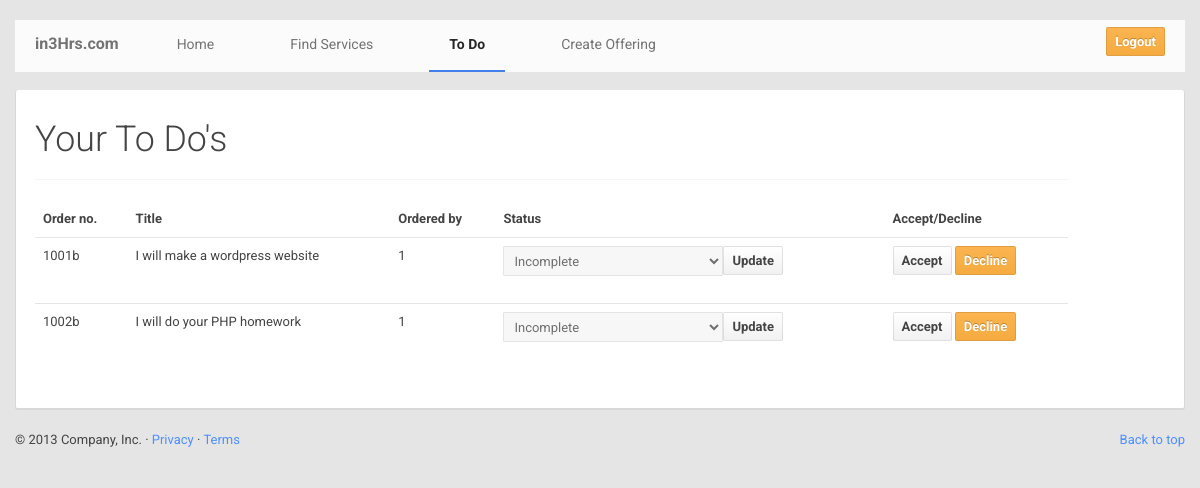
Before: /public/orders/index.php (signed in) with the older database file.
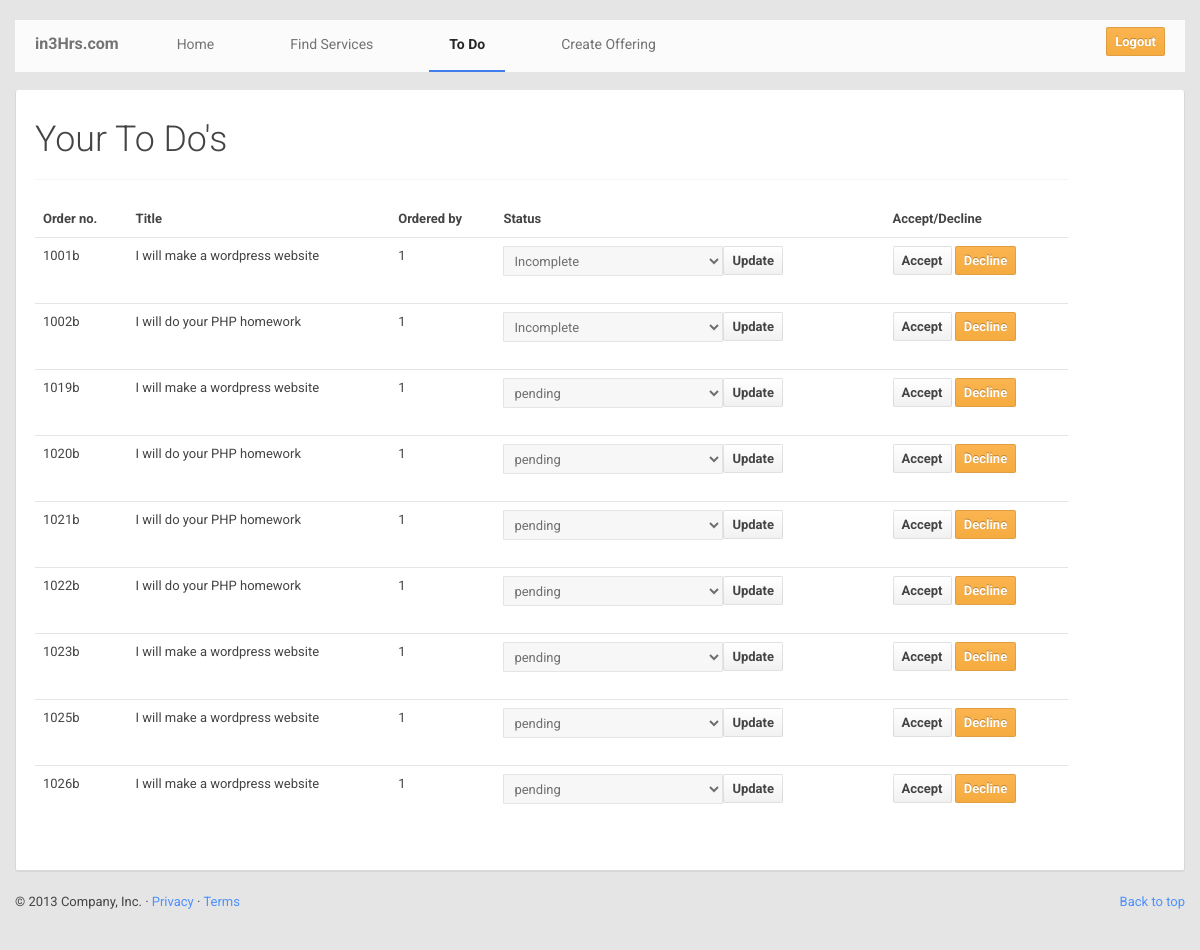
After: the same page with the newer database file.
### tables this page shows
CREATE TABLE IF NOT EXISTS `offering` (
  `offer_id` int(15) NOT NULL AUTO_INCREMENT,
  `user_id` int(20) NOT NULL,
  `title` varchar(100) NOT NULL,
  `description` text NOT NULL,
  `picture` text NOT NULL,
  `date` datetime NOT NULL,
  `instruction` text,
  PRIMARY KEY (`offer_id`)
);

CREATE TABLE IF NOT EXISTS `orders` (
  `order_id` int(20) NOT NULL AUTO_INCREMENT,
  `offer_id` int(20) NOT NULL,
  `user_id` int(20) NOT NULL,
  `order_no` varchar(20) NOT NULL,
  `details` text NOT NULL,
  `status` varchar(50) NOT NULL,
  `accept_order` int(2) NOT NULL,
  PRIMARY KEY (`order_id`)
);

### public/orders/index.php (called while the page is built, shortened)
<?php
include_once $_SERVER['DOCUMENT_ROOT'] . '/student-job-board/public/models/orders.php';
include 'orderlist.html.php';
exit();
?>

### public/models/orders.php (called while the page is built, shortened)
<?php
	class orders{
   	public function get_orders_by_user($userid)
	{
				$con=create_connection();
				$list=mysqli_query($con,"SELECT * FROM orders  INNER JOIN offering ON orders.offer_id=offering.offer_id &&  offering.user_id='$userid' ")or die(mysqli_error($con));
	            $rowcount=mysqli_num_rows($list);
	            $result=mysqli_fetch_array($list);
                for($row=0;$row<$rowcount;$row++)
                {
                    $data[$row][0]=$result['picture'];
                    $data[$row][1]=$result['title'];
                    $data[$row][2]=$result['status'];
                    $data[$row][3]=$result['offer_id'];
                    $data[$row][4]=$result['details'];
                    $data[$row][5]=$result['order_id'];
                   	$data[$row][6]=$result['user_id'];
                   	$data[$row][7]=$result['accept_order'];
                   $result=mysqli_fetch_array($list);
                }
                return($data);
   	}
}
?>

### public/orders/orderlist.html.php (the view, shortened to what this page needs)
<?php
$orderToYou= new orders();
$orderslist=$orderToYou->get_orders_by_user($_SESSION['userid']);
$Order_length=count($orderslist);
?>
<!DOCTYPE html>
<html lang="en">
  <head>
      <link rel="stylesheet" href="css/font-awesome.min.css">
      <link href="../css/bootplus.css" rel="stylesheet">
      <link href="../css/bootplus-responsive.css" rel="stylesheet">
      <link href="../css/custom.css" rel="stylesheet">
  </head>
  <body>
   <?php include '../includes/header.inc.php'; ?>
   <div class="container movedown">
   <div class="row-fluid">
   <div class="span12 well">
   <div class="span11">
   <h1>Your To Do's</h1>
   <hr>
   <table class="table table-hover">
    <?php
    if($orderslist==0){
            ?>        <h2 class="text-center">You have no orders.</h2>
 <?php
          } else{
        ?><thead>
          <tr>
            <th>Order no.</th>
            <th>Title</th>
            <th>Ordered by</th>
            <th>Status</th>
            <th>Accept/Decline</th>
          </tr>
        </thead>
        <tbody>
          <?php
          for($row=0;$row<$Order_length;$row++)
          { ?>
          <tr>
            <td><?php echo $orderslist[$row][5]+1000; echo "b"; ?></td>
            <td><?php echo $orderslist[$row][1]; ?></td>
            <td><?php echo $orderslist[$row][6]; ?></td>
            <td>
              <form method="POST" action="." ><select class="form-control pull-left" name="statusset" <?php if($orderslist[$row][7]==1) echo "enabled"; else echo "disabled"; ?>>
          <option value="<?php echo $orderslist[$row][2]; ?>"><?php echo $orderslist[$row][2]; ?></option>
        </select>
        <input type="submit" name="status" value="Update" class="btn"></form>
      </td>
            <td> <?php if($orderslist[$row][7]==1) { ?><a class="btn">Accepted</a>
             <?php } elseif($orderslist[$row][7]==-1){?><a class="btn btn-warning">Declined</a> <?php } else { ?>
            <a class="btn" href=?accept=<?php echo $orderslist[$row][5]; ?>>Accept</a>
            <a class="btn btn-warning" href=?decline=<?php echo $orderslist[$row][5]; ?>>Decline</a> <?php } ?></td>
          </tr>
          <?php }} ?>
        </tbody>
      </table>
      </div>
   </div>
   </div>
   </div>
   <div class="container">
      <footer>
        <p class="pull-right"><a href="#">Back to top</a></p>
        <p>&copy; 2013 Company, Inc. &middot; <a href="#">Privacy</a> &middot; <a href="#">Terms</a></p>
      </footer>
    </div>
  </body>
</html>

Changed rows visible on the page:
added orders: $orderslist[$row][5]+1000 "1019", offer.title "I will make a wordpress website", row "1", statusset "pending"
added orders: $orderslist[$row][5]+1000 "1020", offer.title "I will do your PHP homework", offer.user_id "1", statusset "pending"
added orders: $orderslist[$row][5]+1000 "1021", offer.title "I will do your PHP homework", offer.user_id "1", statusset "pending"
added orders: $orderslist[$row][5]+1000 "1022", offer.title "I will do your PHP homework", offer.user_id "1", statusset "pending"
added orders: $orderslist[$row][5]+1000 "1023", offer.title "I will make a wordpress website", row "1", statusset "pending"
added orders: $orderslist[$row][5]+1000 "1025", offer.title "I will make a wordpress website", row "1", statusset "pending"
added orders: $orderslist[$row][5]+1000 "1026", offer.title "I will make a wordpress website", row "1", statusset "pending"
